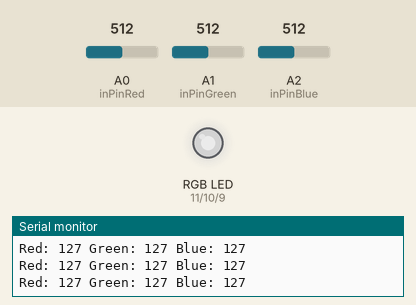
Simulated run of this sketch. Board: Arduino Uno, built with avr-gcc and run on an emulated ATmega328P. On the bench: an RGB LED mixed from three pins (HIGH = lit), the last lines printed to the serial monitor. The test bench sets the inputs (shaded band); at power-on: A0 (inPinRed) = 512, A2 (inPinBlue) = 512, A1 (inPinGreen) = 512. Dim RGB values are drawn brighter than linear.

Above: at 1.2 s.
1.3 s: A0 (inPinRed) set to 416
At 1.9 s:
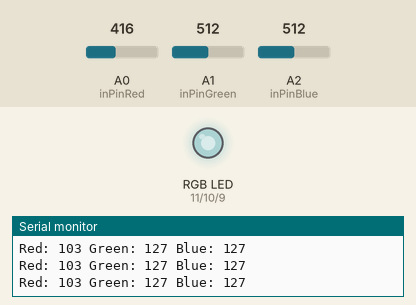
4.3 s: A0 (inPinRed) set to 391
At 5.3 s:
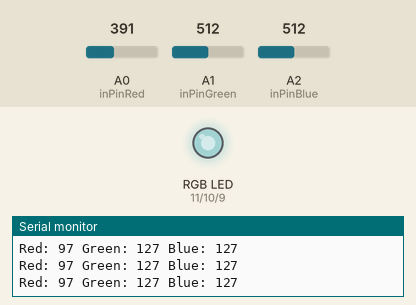
7.3 s: A2 (inPinBlue) set to 415
At 8.6 s:
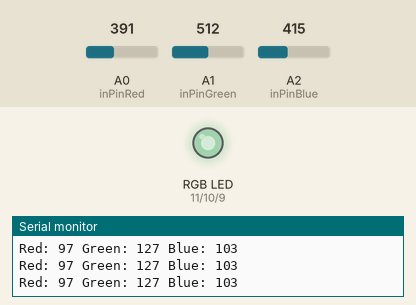
10.3 s: A2 (inPinBlue) set to 393
At 10.6 s:
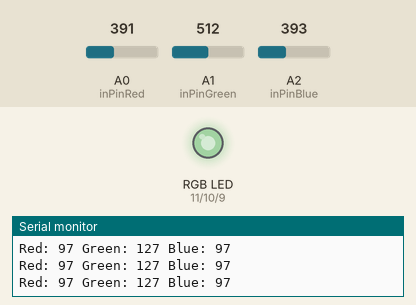
11.8 s: A1 (inPinGreen) set to 409
At 13.3 s:
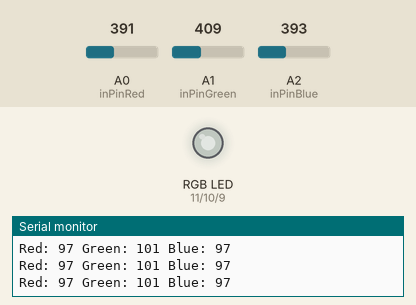
14.8 s: A1 (inPinGreen) set to 384
At 16.2 s:
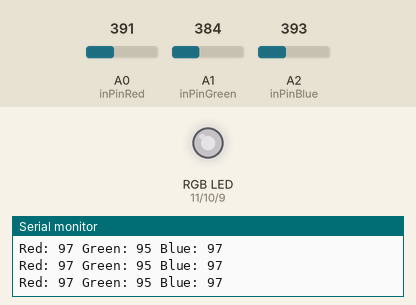
Timing chart, 0 to 17.8 s (numbered marks = the images above; inputs shaded):
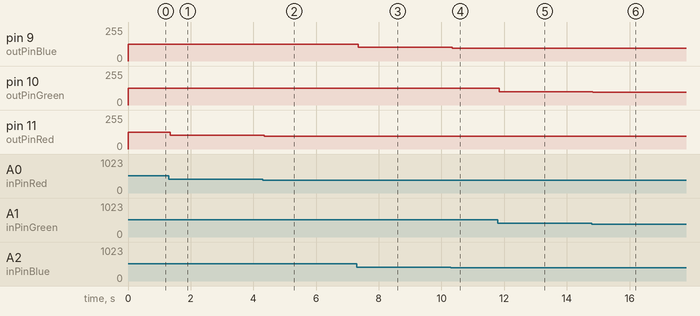

The sketch:

analogRGBControl.ino
```cpp
const int inPinRed = A0;
const int inPinGreen = A1;
const int inPinBlue = A2;

const int outPinRed = 11;
const int outPinGreen = 10;
const int outPinBlue = 9;

int potValueRed = 0;
int potValueGreen = 0;
int potValueBlue = 0;

int ledValueRed = 0;
int ledValueGreen = 0;
int ledValueBlue = 0;

void setup() {
  pinMode(inPinRed, INPUT);
  pinMode(inPinGreen, INPUT);
  pinMode(inPinBlue, INPUT);

  pinMode(outPinRed, OUTPUT);
  pinMode(outPinGreen, OUTPUT);
  pinMode(outPinBlue, OUTPUT);

  Serial.begin(9600);
}

void loop() {
  potValueRed = analogRead(inPinRed);
  potValueGreen = analogRead(inPinGreen);
  potValueBlue = analogRead(inPinBlue);

  ledValueRed = map(potValueRed, 0, 1023, 0, 255);
  ledValueGreen = map(potValueGreen, 0, 1023, 0, 255);
  ledValueBlue = map(potValueBlue, 0, 1023, 0, 255);

  printLedValues(ledValueRed, ledValueGreen, ledValueBlue);
  setColor(ledValueRed, ledValueGreen, ledValueBlue);
}

void printLedValues(int red, int green, int blue) {
  Serial.print("Red: ");
  Serial.print(red);
  Serial.print(" Green: ");
  Serial.print(green);
  Serial.print(" Blue: ");
  Serial.println(blue);
}

void setColor(int red, int green, int blue) {
  analogWrite(outPinRed, red);
  analogWrite(outPinGreen, green);
  analogWrite(outPinBlue, blue);
}
```

Measured:
- after the input at 1.3 s, pin 11 (outPinRed): 127/255 → 103/255 after 0.05 s
- after the input at 4.3 s, pin 11 (outPinRed): 103/255 → 97/255 after 0.05 s
- after the input at 7.3 s, pin 9 (outPinBlue): 127/255 → 103/255 at once
- after the input at 10.3 s, pin 9 (outPinBlue): 103/255 → 97/255 at once
- after the input at 11.8 s, pin 10 (outPinGreen): 127/255 → 101/255 after 0.05 s
- after the input at 14.8 s, pin 10 (outPinGreen): 101/255 → 95/255 at once
